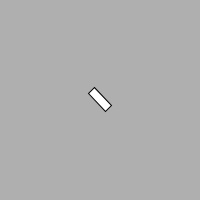
Frame 1 (no input)
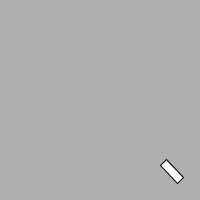
Frame 60 (the mouse pressed at the canvas centre just before this capture)
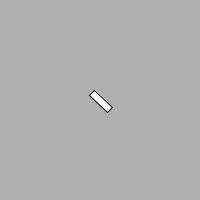
Frame 120 (the mouse held since frame 60 and released just before this capture)

The Processing sketch that drew these frames (run headless with seeded random() and noise(); from frame 60 on, the mouse is pressed at the canvas centre):

// Processing sketch: e03_pointing_in_the_direction_of_motion
// ── e03_pointing_in_the_direction_of_motion.pde
Mover mover;

void setup() {
  size(200,200);
  mover = new Mover();
}

void draw() {
  background(175);
  mover.update();
  mover.display();
}

class Mover {
  
  PVector location;
  PVector velocity;
  float topspeed;
  
  Mover() {
    location = new PVector(width/2,height/2);
    velocity = new PVector(0,0);
    topspeed = 10;
  }
  
  void update() {
    // calculate acceleration
    PVector acceleration = PVector.sub(mouse(), location);
    acceleration.setMag(0.1);
    
    // trickle-down effect
    velocity.add(acceleration);
    velocity.limit(topspeed);
    location.add(velocity);
    
    _checkEdges();
  }
  
  void display() {
    float angle = velocity.heading();
    
    pushMatrix();
    translate(location.x,location.y);
    rotate(angle);
    rectMode(CENTER);
    rect(0,0,25,8);
    popMatrix();
  }
  
  void _checkEdges() {
    // horizontal
    if (location.x < 0) location.x = width;
    if (location.x > width) location.x = 0;
    
    // vertical
    if (location.y < 0) location.y = height;
    if (location.y > height) location.y = 0;
  }
}

PVector mouse() {
  return new PVector(mouseX, mouseY);
}
